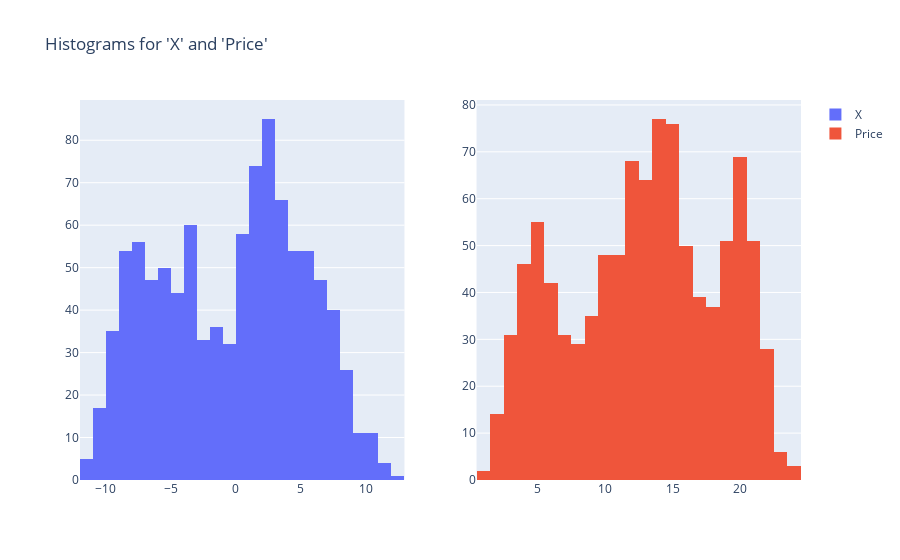

Write notebook code for a chart like this one.
### Markdown cell above
We also show some histograms for the 'X' and 'Price' features, to get a sense of the marginal distributions.

### Code cell
fig = make_subplots(rows=1, cols=2)
fig.add_trace(go.Histogram(x=df["x"], name="X"), row=1, col=1)
fig.add_trace(go.Histogram(x=df["price"], name="Price"), row=1, col=2, )
fig.update_layout(title="Histograms for 'X' and 'Price'")
fig.show(width=1000, height=500)

### Figure 1 — Plotly figure (JSON) as saved in the notebook; plotly's stock layout.template omitted (floating-point values rounded to 4 significant figures; data arrays with more than 128 entries replaced by an {"elided": "..."} marker saying what was removed)
{"data": [{"name": "X", "type": "histogram", "x": {"elided": "1000 float values"}, "xaxis": "x", "yaxis": "y"}, {"name": "Price", "type": "histogram", "x": {"elided": "1000 float values"}, "xaxis": "x2", "yaxis": "y2"}], "layout": {"title": {"text": "Histograms for 'X' and 'Price'"}, "xaxis": {"anchor": "y", "domain": [0, 0.45]}, "xaxis2": {"anchor": "y2", "domain": [0.55, 1]}, "yaxis": {"anchor": "x", "domain": [0, 1]}, "yaxis2": {"anchor": "x2", "domain": [0, 1]}}}
